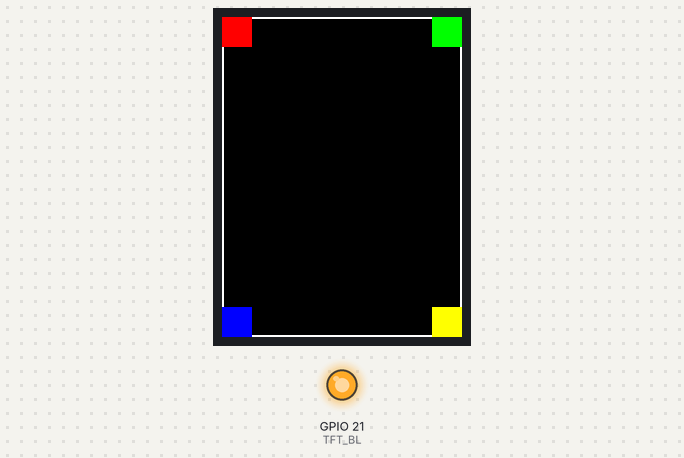
Bench run of a sketch on a simulated ESP32. Parts: 240×320 colour display, output pins drawn as LEDs (lit = HIGH). What the sketch prints to the serial monitor is not drawn.

Above: at 0.6 s.
At 9.8 s:
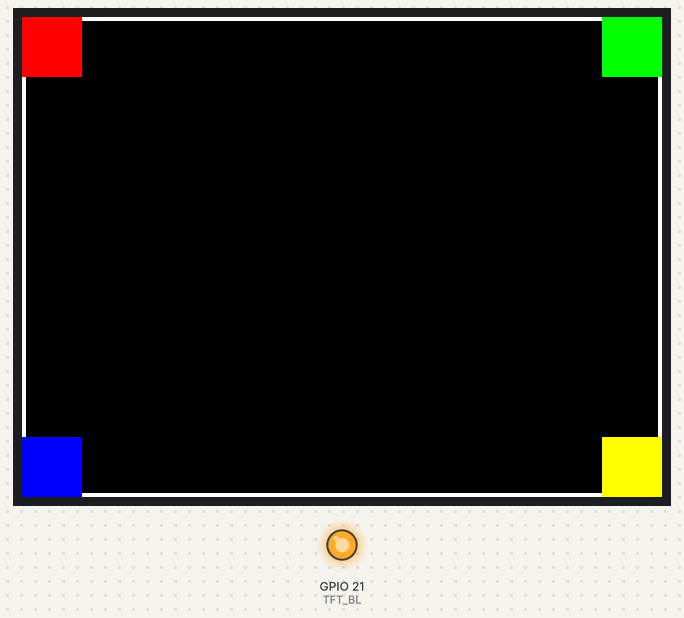
At 23.3 s:
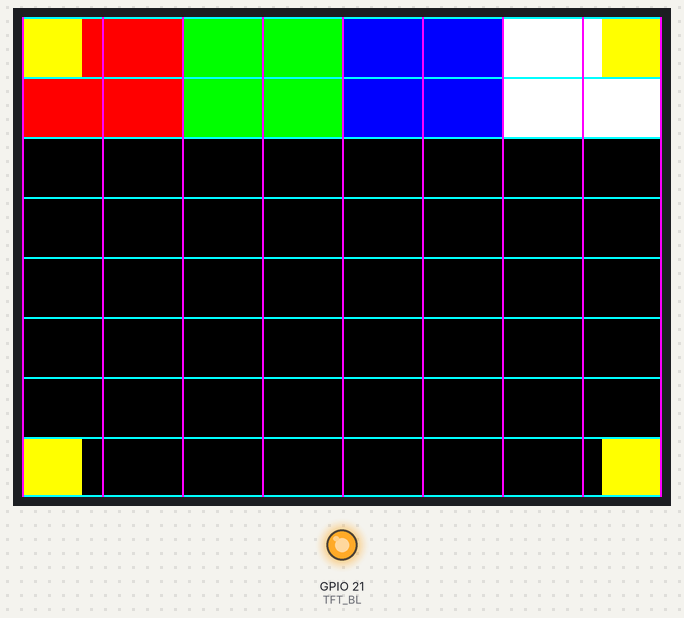
At 27.5 s:
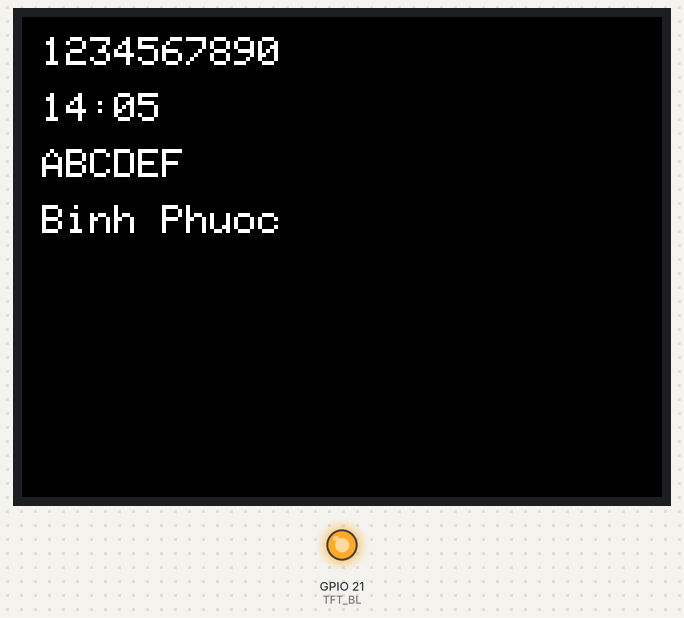

The sketch:

tft_diagnostic.ino
```cpp
// tft_diagnostic -- TEMPORARY, isolated TFT rendering-path test.
//
// Purpose: prove or disprove that the physical TFT panel itself renders
// correctly, independent of any application/UI logic. Per the explicit
// instruction this firmware answers to: Serial + TFT ONLY. No WiFi, no
// NTP, no HTTPS, no JSON, no weather, no sprites, no custom/FreeFonts,
// no icons, no touch, no SD, no RGB animation, no adaptive font sizing.
//
// TFT init is BYTE-IDENTICAL to the known-good
// esp-kiosk/esp/hardware_test_cyd/hardware_test_cyd.ino (verified in
// DISPLAY_INIT_DIFF.md -- same library, same driver, same pins, same
// constructor, same tft.begin(), same rotation(3) as the default/first
// test). Not modified here.
//
// Every stage below only reports what actually executed on Serial.
// Whether the TFT actually LOOKS correct at each stage can only be
// confirmed by physically looking at the board -- this firmware does
// not and cannot claim "PASS" for anything visual.

#include <SPI.h>
#include <Adafruit_GFX.h>
#include <Adafruit_ILI9341.h>
// Included ONLY to empirically investigate the earlier "364px height"
// measurement anomaly (see the [FONT_INVESTIGATION] block below) --
// never used to draw/render anything in this diagnostic firmware.
#include <Fonts/FreeSansBold24pt7b.h>

// ---- TFT pins -- identical to hardware_test_cyd.ino, DISPLAY_INIT_DIFF.md confirms no difference ----
#define TFT_CS   15
#define TFT_DC   2
#define TFT_MOSI 13
#define TFT_SCLK 14
#define TFT_MISO 12
#define TFT_RST  -1
#define TFT_BL   21

Adafruit_ILI9341 tft(TFT_CS, TFT_DC, TFT_MOSI, TFT_SCLK, TFT_RST, TFT_MISO);

// Full sequence runs repeatedly from loop(), not once from setup() --
// the first version of this firmware ran it once and the LAST stage
// (built-in font text) silently overwrote the grid test, so anyone
// checking the board after boot only ever saw the final stage, never
// the earlier ones. Cycling means every stage becomes visible again
// within about a minute, regardless of when you look.
void runDiagnosticSequence() {
  // ==================================================================
  // STEP 5 FIRST (not step order, but logically first): test all 4
  // rotations, since later steps need to pick one. Each rotation:
  // print W/H, fill black, border, 4 corner color blocks, hold 3s.
  // Physical confirmation of which rotation looks correct is up to you
  // -- this only proves what width/height the driver reports for each.
  // ==================================================================
  tft.begin(); // exactly as hardware_test_cyd.ino -- no arguments
  for (uint8_t rot = 0; rot <= 3; rot++) {
    tft.setRotation(rot);
    int w = tft.width(), h = tft.height();
    Serial.printf("[ROTATION %d] W=%d H=%d\n", rot, w, h);
    tft.fillScreen(ILI9341_BLACK);
    tft.drawRect(0, 0, w, h, ILI9341_WHITE);
    tft.drawRect(1, 1, w - 2, h - 2, ILI9341_WHITE);
    int cb = 30; // corner block size
    tft.fillRect(0, 0, cb, cb, ILI9341_RED);           // top-left
    tft.fillRect(w - cb, 0, cb, cb, ILI9341_GREEN);    // top-right
    tft.fillRect(0, h - cb, cb, cb, ILI9341_BLUE);     // bottom-left
    tft.fillRect(w - cb, h - cb, cb, cb, ILI9341_YELLOW); // bottom-right
    delay(3000);
  }

  // Settle back on rotation 3 (the one previously physically confirmed
  // correct for this board's mount) for every remaining test below.
  tft.setRotation(3);
  int W = tft.width(), H = tft.height();
  Serial.printf("[DISPLAY] Using rotation=3 W=%d H=%d for remaining tests\n", W, H);

  // ==================================================================
  // STEP 3: full-screen solid color test. ONLY tft.fillScreen() per
  // test, nothing else drawn.
  // ==================================================================
  struct { const char *name; uint16_t color; } solids[] = {
    {"BLACK", ILI9341_BLACK}, {"WHITE", ILI9341_WHITE}, {"RED", ILI9341_RED},
    {"GREEN", ILI9341_GREEN}, {"BLUE", ILI9341_BLUE}
  };
  for (int i = 0; i < 5; i++) {
    tft.fillScreen(solids[i].color);
    Serial.printf("[TEST %d] %s\n", i + 1, solids[i].name);
    delay(2000);
  }

  // ==================================================================
  // STEP 4: coordinate/address-window test. No text, no sprites.
  // ==================================================================
  Serial.println("[GRID] Starting coordinate/address-window test");
  tft.fillScreen(ILI9341_BLACK);
  tft.fillRect(0,   0, 80, 60, ILI9341_RED);
  tft.fillRect(80,  0, 80, 60, ILI9341_GREEN);
  tft.fillRect(160, 0, 80, 60, ILI9341_BLUE);
  tft.fillRect(240, 0, 80, 60, ILI9341_WHITE);

  int cb2 = 30;
  tft.fillRect(0, 0, cb2, cb2, ILI9341_YELLOW);              // reinforces top-left over the red block, deliberately -- confirms draw order/overwrite works
  tft.fillRect(W - cb2, 0, cb2, cb2, ILI9341_YELLOW);        // top-right
  tft.fillRect(0, H - cb2, cb2, cb2, ILI9341_YELLOW);        // bottom-left
  tft.fillRect(W - cb2, H - cb2, cb2, cb2, ILI9341_YELLOW);  // bottom-right

  int hLines[] = {0, 30, 60, 90, 120, 150, 180, 210, 239};
  for (int y : hLines) tft.drawFastHLine(0, y, W, ILI9341_CYAN);
  int vLines[] = {0, 40, 80, 120, 160, 200, 240, 280, 319};
  for (int x : vLines) tft.drawFastVLine(x, 0, H, ILI9341_MAGENTA);

  Serial.println("[GRID] Coordinate/address-window test drawn (held 4s, then overwritten by the text test below)");

  // ==================================================================
  // STEP 8/9: simplest built-in bitmap font text test -- no FreeFonts,
  // no sprites, no adaptive sizing. Also empirically explains the
  // earlier "14:01 -> height 364px" anomaly (see report) by measuring
  // the SAME custom font's getTextBounds() with text wrap ON vs OFF,
  // without ever drawing it -- explanation only, not used for any
  // rendered content in this diagnostic.
  // ==================================================================
  delay(4000); // hold the grid test a bit longer before moving to text
  tft.fillScreen(ILI9341_BLACK);
  tft.setFont(); // built-in 5x7 font -- the simplest available
  tft.setTextColor(ILI9341_WHITE);
  tft.setTextWrap(false);

  const char *samples[] = {"1234567890", "14:05", "ABCDEF", "Binh Phuoc"};
  int16_t ty = 10;
  for (int s = 0; s < 4; s++) {
    for (uint8_t size = 1; size <= 3; size++) {
      tft.setTextSize(size);
      int16_t bx, by; uint16_t bw, bh;
      tft.getTextBounds(samples[s], 0, 0, &bx, &by, &bw, &bh);
      Serial.printf("[TEXT] font=builtin size=%u text=\"%s\" measured=%ux%u bx=%d by=%d\n",
        size, samples[s], bw, bh, bx, by);
      if (size == 2) { // draw one representative size per sample so the screen shows something
        tft.setCursor(10, ty);
        tft.print(samples[s]);
        ty += bh + 12;
      }
    }
  }
  Serial.println("[TEXT] Built-in font test drawn (stays until this cycle ends, then rotations restart)");

  // ---- Custom-font measurement-only investigation (no drawing) ----
  // Explains the earlier "00:00 at size=4 -> 364px tall" mystery: does
  // it change with setTextWrap(false)? If yes, this confirms the
  // custom-font getTextBounds() height ballooned because Adafruit_GFX's
  // internal wrap logic split the string across multiple lines once its
  // natural single-line width at that size exceeded the panel's
  // physical width (320px) -- not a driver/panel corruption issue.
  tft.setFont(&FreeSansBold24pt7b);
  for (int wrap = 0; wrap <= 1; wrap++) {
    tft.setTextWrap(wrap == 1);
    for (uint8_t size = 2; size <= 4; size++) {
      tft.setTextSize(size);
      int16_t bx, by; uint16_t bw, bh;
      tft.getTextBounds("00:00", 0, 0, &bx, &by, &bw, &bh);
      Serial.printf("[FONT_INVESTIGATION] wrap=%d size=%u \"00:00\" measured=%ux%u\n", wrap, size, bw, bh);
    }
  }
  tft.setFont(); // back to built-in, nothing further uses the custom font

  Serial.println("[TFT_DIAGNOSTIC] Cycle complete. Built-in font sample stays on screen for 6s, then the whole sequence repeats.");
  delay(6000);
}

void setup() {
  Serial.begin(115200);
  delay(300);
  Serial.println();
  Serial.println("[TFT_DIAGNOSTIC] Starting isolated TFT rendering test (repeats continuously)");
  Serial.printf("[CHIP] %s rev%d\n", ESP.getChipModel(), ESP.getChipRevision());
  pinMode(TFT_BL, OUTPUT);
  digitalWrite(TFT_BL, HIGH);
}

void loop() {
  runDiagnosticSequence();
}
```

Measured:
- what the display in image 0 shows lasts 3.1 s, from 0.5 s to 3.6 s
- what the display in image 1 shows lasts 3.0 s, from 9.8 s to 12.8 s
- what the display in image 2 shows lasts 4.1 s, from 23.3 s to 27.4 s
- what the display in image 3 shows lasts 6.3 s, from 27.4 s to 33.7 s
